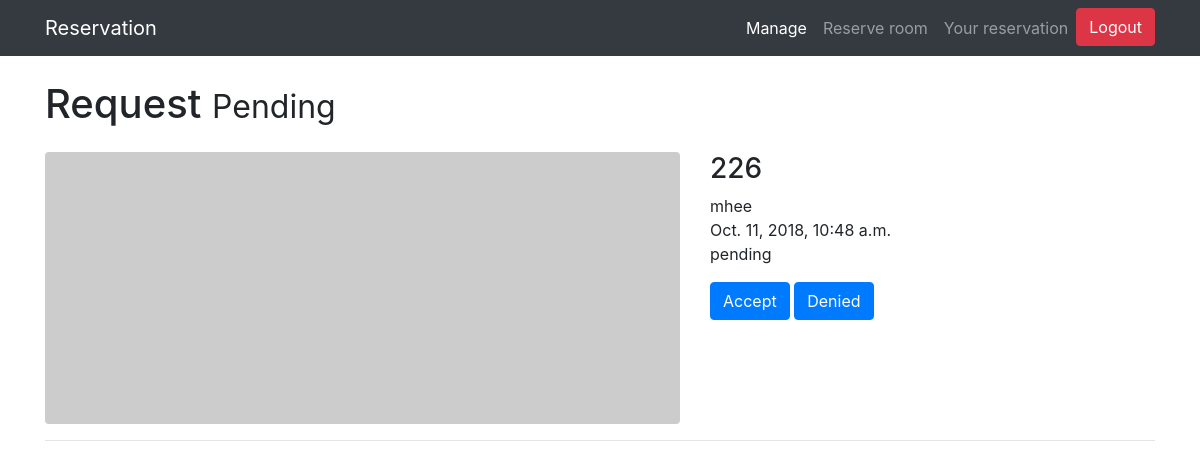
The page /reservation_manage/ (signed in) on the database as committed earlier.
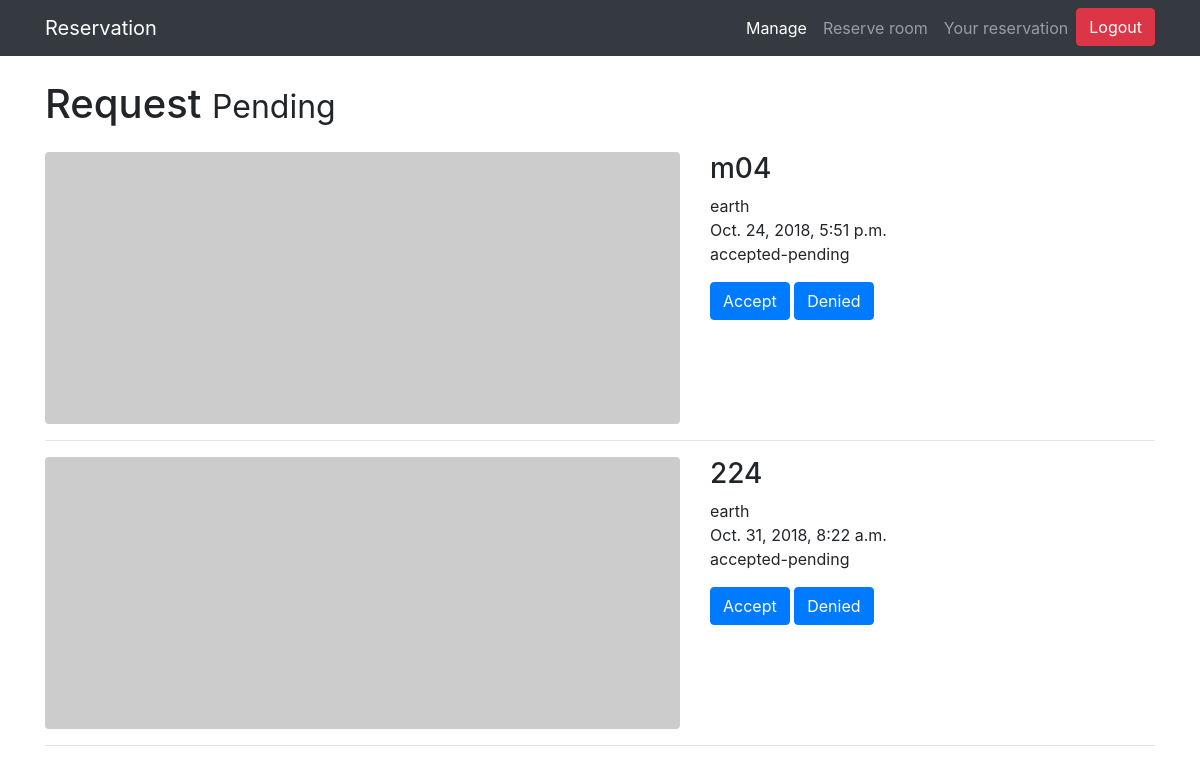
The same page on the database as committed later.
### blog/models.py (models this page shows, shortened)
class reservation(models.Model):
    student = models.ForeignKey(Employee, related_name = "student" , on_delete=models.CASCADE ,blank = True,null=True)
    teacher = models.ForeignKey(Employee, related_name = "teacher" , on_delete=models.CASCADE ,blank = True,null=True)
    staff = models.ForeignKey(Employee, related_name = "staff" , on_delete=models.CASCADE ,blank = True,null=True)
    room = models.ForeignKey(room , related_name = "room" , on_delete=models.CASCADE)
    status_list = (("pending" , "pending"), ("accepted" , "accepted"), ("accepted-pending" , "accepted-pending"), ("denied" , "denied"), ("denied-pending" , "denied-pending") )
    reason_of_reserve = models.CharField(max_length = 300 , default = "reason")
    status = models.CharField(max_length = 20 , default = 'pending', choices=status_list)
    day_of_reserve = models.DateTimeField(default=timezone.now)
    duration_begin =  models.DateTimeField(default=timezone.now)
    duration_end =  models.DateTimeField(default=timezone.now)
    objects = BookManager()

class room(models.Model):
    roomname = models.CharField(max_length=100 , default = 'roomname')
    isavaliable = (('yes','yes') , ('no','no') , ('pending' , 'pending'))
    status = models.CharField(max_length = 10 , default = 'yes', choices=isavaliable)
    width = models.IntegerField(default = 0)
    height = models.IntegerField(default = 0)
    slug = models.SlugField(max_length=100 , default = 'roomname')
    svgpath = models.CharField(max_length = 3000 , default = "PATH")
    floor = models.IntegerField(default = 1)
    def __str__(self):
        return self.roomname

class Employee(models.Model):
    ROLE = (('student' , 'student') , ('staff' , 'staff') , ('teacher' , 'teacher') )
    user = models.OneToOneField(User, on_delete=models.CASCADE)
    firstname = models.CharField(max_length=100 , default='name')
    lastname = models.CharField(max_length=100 , default = 'lastname')
    role = models.CharField(max_length=100 , default = 'Student', choices=ROLE)
    def __str__(self):
        return self.user.username

### project/views.py (the view)
# urls.py: path('reservation_manage/' , views.managereservation , name = "reservation_manage"),
def managereservation(request):
    u = request.session['username']
    staff_obj = Employee.objects.get(user = User.objects.get(username = u)) #get user object teacher/staff
    if 'accepted' in request.GET or 'denied' in request.GET:
        action = 'accepted' if 'accepted' in request.GET else 'denied'
        reserve_id = int(request.GET[action]) #reservation id
        reserve = reservation.objects.get(id = reserve_id) #get reservation object that user selected
        actionReserve(action, reserve, staff_obj)
    temp_role = str (Employee.objects.get(user = User.objects.get(username = u)).role)
    if (temp_role == 'teacher' or temp_role == 'staff'):
        return render(request , "blog/reservation_manage.html",  {"res": reservation.objects.filter(status = "pending") | reservation.objects.filter(status = "accepted-pending") |
                                                                        reservation.objects.filter(status = "denied-pending")} )
    else:
        return render(request, "blog/home.html" , {})

### templates/blog/reservation_manage.html (shortened to what this page needs)
{% extends 'base.html' %}
{% block content %}
<div class="container">
    <h1 class="my-4">Request
        <small>Pending</small>
    </h1>
    {% for re in res %}
    <form action="" method="GET">
        <div class="row">
            <div class="col-md-7">
              <a>
                <img class="img-fluid rounded mb-3 mb-md-0" src="http://placehold.it/700x300?text=Your+room+here+(700x300)" alt="">
              </a>
            </div>
            <div class="col-md-5">
              <h3>{{ re.room }}</h3>
              <p>
                {{re.student}} <br>
                {{re.day_of_reserve}} <br>
                {{re.status}} <br>
              </p>
              <a class="btn btn-primary"  id="acceptBtn" value="{{ re.id }}" name="accept" href="">Accept</a>
              <a class="btn btn-primary" id="deniedBtn" value="{{ re.id }}" name="denied" href="#">Denied</a>
            </div>
        </div>
        <hr>
    </form>
    {% endfor %}
</div>
{% endblock %}

### templates/base.html (shortened to what this page needs)
{% load static %}
<!DOCTYPE html>
<html>
<head>
  <link href="{% static "vendor/bootstrap/css/bootstrap.min.css" %}" rel="stylesheet">
  <link href="{% static "css/1-col-portfolio.css" %}" rel="stylesheet">
</head>
<body>
<nav class="navbar navbar-expand-lg navbar-dark bg-dark fixed-top">
  <div class="container">
    <a class="navbar-brand" href="{% url 'home' %}">Reservation</a>
    <div class="collapse navbar-collapse" id="navbarResponsive">
      <ul class="navbar-nav ml-auto">
        <li class="nav-item active">
          <a class="nav-link" href="{% url 'reservation_manage' %}">Manage
          </a>
        </li>
        <li class="nav-item">
          <a class="nav-link" href="{% url 'reservation_room' %}">Reserve room</a>
        </li>
        <li class="nav-item">
          <a class="nav-link" href="{% url 'reservation_status' %}">Your reservation</a>
        </li>
        {% if user.is_authenticated %}
        <li class="nav-item">
          <a class="btn btn-danger" href="{% url 'logout' %}">Logout</a>
        </li>
        {% else %}
        <li class="nav-item">
          <a class="btn btn-success" href="{% url 'login' %}">Login</a>
        </li>
        {% endif %}
      </ul>
    </div>
  </div>
</nav>
    {% block content %}
    {% endblock %}
</body>
</html>

### static/css/1-col-portfolio.css (style rules this page uses)
body { padding-top: 54px; }
@media (min-width: 992px) { body { padding-top: 56px; } }

Rows that differ between the two databases and show on the page:
removed reservation: room "226", student "mhee", day_of_reserve "Oct. 11, 2018, 10:48 a.m.", status "pending", {{ re.id }} 26 (drawn)
added reservation: room "m04", student "earth", day_of_reserve "Oct. 24, 2018, 5:51 p.m.", status "accepted-pending", {{ re.id }} 59 (drawn)
added reservation: room "224", student "earth", day_of_reserve "Oct. 31, 2018, 8:22 a.m.", status "accepted-pending", {{ re.id }} 60 (drawn)
